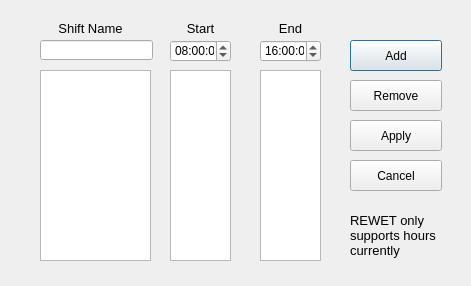
<?xml version="1.0" encoding="UTF-8"?>
<ui version="4.0">
 <class>shift</class>
 <widget class="QDialog" name="shift">
  <property name="windowModality">
   <enum>Qt::ApplicationModal</enum>
  </property>
  <property name="geometry">
   <rect>
    <x>0</x>
    <y>0</y>
    <width>471</width>
    <height>286</height>
   </rect>
  </property>
  <property name="windowTitle">
   <string>Shift</string>
  </property>
  <widget class="QLineEdit" name="shift_name_line">
   <property name="geometry">
    <rect>
     <x>40</x>
     <y>40</y>
     <width>113</width>
     <height>20</height>
    </rect>
   </property>
  </widget>
  <widget class="QTimeEdit" name="begining_time_input">
   <property name="geometry">
    <rect>
     <x>170</x>
     <y>40</y>
     <width>61</width>
     <height>22</height>
    </rect>
   </property>
   <property name="dateTime">
    <datetime>
     <hour>8</hour>
     <minute>0</minute>
     <second>0</second>
     <year>2000</year>
     <month>1</month>
     <day>1</day>
    </datetime>
   </property>
   <property name="currentSection">
    <enum>QDateTimeEdit::HourSection</enum>
   </property>
  </widget>
  <widget class="QTimeEdit" name="end_time_input">
   <property name="geometry">
    <rect>
     <x>260</x>
     <y>40</y>
     <width>61</width>
     <height>22</height>
    </rect>
   </property>
   <property name="wrapping">
    <bool>false</bool>
   </property>
   <property name="dateTime">
    <datetime>
     <hour>16</hour>
     <minute>0</minute>
     <second>0</second>
     <year>2000</year>
     <month>1</month>
     <day>1</day>
    </datetime>
   </property>
  </widget>
  <widget class="QListWidget" name="shift_name_list">
   <property name="geometry">
    <rect>
     <x>40</x>
     <y>70</y>
     <width>111</width>
     <height>191</height>
    </rect>
   </property>
   <property name="editTriggers">
    <set>QAbstractItemView::CurrentChanged|QAbstractItemView::DoubleClicked|QAbstractItemView::EditKeyPressed</set>
   </property>
  </widget>
  <widget class="QListWidget" name="shift_begining_list">
   <property name="geometry">
    <rect>
     <x>170</x>
     <y>70</y>
     <width>61</width>
     <height>191</height>
    </rect>
   </property>
  </widget>
  <widget class="QListWidget" name="shift_end_list">
   <property name="geometry">
    <rect>
     <x>260</x>
     <y>70</y>
     <width>61</width>
     <height>191</height>
    </rect>
   </property>
  </widget>
  <widget class="QPushButton" name="add_button">
   <property name="geometry">
    <rect>
     <x>350</x>
     <y>40</y>
     <width>92</width>
     <height>31</height>
    </rect>
   </property>
   <property name="text">
    <string>Add</string>
   </property>
  </widget>
  <widget class="QPushButton" name="remove_button">
   <property name="geometry">
    <rect>
     <x>350</x>
     <y>80</y>
     <width>92</width>
     <height>31</height>
    </rect>
   </property>
   <property name="text">
    <string>Remove</string>
   </property>
  </widget>
  <widget class="QLabel" name="label">
   <property name="geometry">
    <rect>
     <x>40</x>
     <y>20</y>
     <width>101</width>
     <height>16</height>
    </rect>
   </property>
   <property name="font">
    <font>
     <pointsize>10</pointsize>
     <weight>50</weight>
     <bold>false</bold>
    </font>
   </property>
   <property name="text">
    <string>Shift Name</string>
   </property>
   <property name="alignment">
    <set>Qt::AlignCenter</set>
   </property>
  </widget>
  <widget class="QLabel" name="label_2">
   <property name="geometry">
    <rect>
     <x>170</x>
     <y>20</y>
     <width>61</width>
     <height>16</height>
    </rect>
   </property>
   <property name="font">
    <font>
     <pointsize>10</pointsize>
     <weight>50</weight>
     <bold>false</bold>
    </font>
   </property>
   <property name="text">
    <string>Start</string>
   </property>
   <property name="alignment">
    <set>Qt::AlignCenter</set>
   </property>
  </widget>
  <widget class="QLabel" name="label_3">
   <property name="geometry">
    <rect>
     <x>260</x>
     <y>20</y>
     <width>61</width>
     <height>16</height>
    </rect>
   </property>
   <property name="font">
    <font>
     <pointsize>10</pointsize>
     <weight>50</weight>
     <bold>false</bold>
    </font>
   </property>
   <property name="text">
    <string>End</string>
   </property>
   <property name="alignment">
    <set>Qt::AlignCenter</set>
   </property>
  </widget>
  <widget class="QLabel" name="label_4">
   <property name="geometry">
    <rect>
     <x>350</x>
     <y>210</y>
     <width>101</width>
     <height>51</height>
    </rect>
   </property>
   <property name="font">
    <font>
     <pointsize>10</pointsize>
     <weight>50</weight>
     <bold>false</bold>
    </font>
   </property>
   <property name="text">
    <string>REWET only supports hours currently</string>
   </property>
   <property name="alignment">
    <set>Qt::AlignLeading|Qt::AlignLeft|Qt::AlignVCenter</set>
   </property>
   <property name="wordWrap">
    <bool>true</bool>
   </property>
  </widget>
  <widget class="QPushButton" name="apply_button">
   <property name="geometry">
    <rect>
     <x>350</x>
     <y>120</y>
     <width>92</width>
     <height>31</height>
    </rect>
   </property>
   <property name="text">
    <string>Apply</string>
   </property>
  </widget>
  <widget class="QPushButton" name="cancel_button">
   <property name="geometry">
    <rect>
     <x>350</x>
     <y>160</y>
     <width>92</width>
     <height>31</height>
    </rect>
   </property>
   <property name="text">
    <string>Cancel</string>
   </property>
  </widget>
 </widget>
 <resources/>
 <connections/>
</ui>
